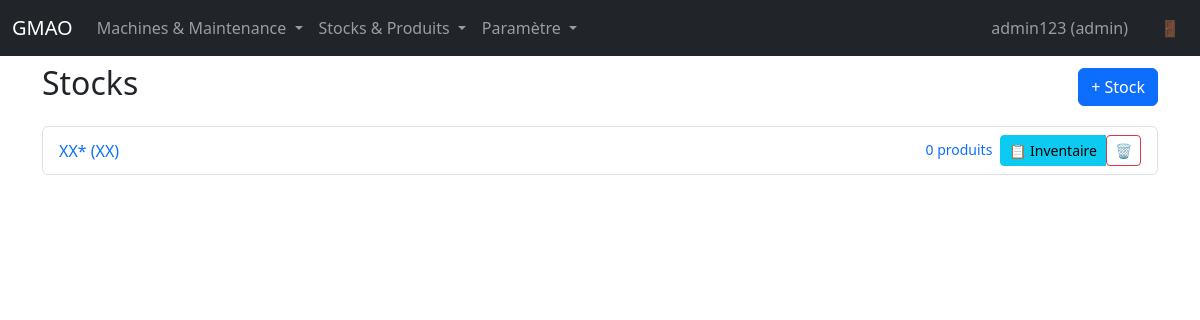
Screenshot of /stocks (signed in) with the database file from the repository.
### app.py (models this page shows, shortened)
class User(UserMixin, db.Model):
    id = db.Column(db.Integer, primary_key=True)
    username = db.Column(db.String(80), unique=True, nullable=False)
    password_hash = db.Column(db.String(255), nullable=False)
    user_type = db.Column(db.String(20), nullable=False)

class Stock(db.Model):
    id = db.Column(db.Integer, primary_key=True)
    name = db.Column(db.String(120), nullable=False)
    code = db.Column(db.String(60), unique=True, nullable=False)
    items = db.relationship("StockProduct", back_populates="stock", cascade="all, delete-orphan")

### app.py (the view)
@app.route("/stocks")
@admin_or_manager_required
def stocks():
    all_stocks = Stock.query.order_by(Stock.name).all()
    first_stock = Stock.query.order_by(Stock.id).first()
    main_stock_id = first_stock.id if first_stock else None
    return render_template("stocks.html", stocks=all_stocks, main_stock_id=main_stock_id)

### app.py (called while the page is built)
@login_manager.user_loader
def load_user(user_id):
    return User.query.get(int(user_id))

def admin_or_manager_required(f):
    @wraps(f)
    @login_required
    def decorated_function(*args, **kwargs):
        if current_user.user_type not in ["admin", "gestionnaire"]:
            flash("Accès refusé : cette fonctionnalité est réservée aux administrateurs et gestionnaires.", "danger")
            return redirect(url_for("index"))
        return f(*args, **kwargs)
    return decorated_function

@app.context_processor
def inject_now():
    return {"now": dt.datetime.utcnow()}

### templates/stocks.html (shortened to what this page needs)
{% extends "base.html" %}
{% block content %}
<div class="d-flex justify-content-between align-items-center mb-3">
  <h2>Stocks</h2>
  {% if current_user.user_type == 'admin' %}
  <a class="btn btn-primary" href="{{ url_for('new_stock') }}">+ Stock</a>
  {% endif %}
</div>
{% if stocks %}
<div class="list-group">
  {% for stock in stocks %}
  <div class="list-group-item d-flex justify-content-between align-items-center">
    <a href="{{ url_for('manage_stock', stock_id=stock.id) }}" class="text-decoration-none flex-grow-1">
      <div class="d-flex justify-content-between">
        <span>{{ stock.name }}{% if main_stock_id == stock.id %}*{% endif %} ({{ stock.code }})</span>
        <small>{{ stock.items|length }} produits</small>
      </div>
    </a>
    <div class="btn-group ms-2">
      <a href="{{ url_for('create_inventory', stock_id=stock.id) }}" class="btn btn-sm btn-info" title="Inventaire">📋 Inventaire</a>
      {% if current_user.user_type == 'admin' %}
      <form method="post" action="{{ url_for('delete_stock', stock_id=stock.id) }}" class="d-inline" onsubmit="return confirm('Êtes-vous sûr de vouloir supprimer ce stock ? Cette action est irréversible.');">
        <button type="submit" class="btn btn-sm btn-outline-danger" title="Supprimer le stock">🗑️</button>
      </form>
      {% endif %}
    </div>
  </div>
  {% endfor %}
</div>
{% else %}
<p>Aucun stock.</p>
{% endif %}
{% endblock %}

### templates/base.html (shortened to what this page needs)
<!doctype html>
<html lang="fr">
  <head>
    <link
      href="https://cdn.jsdelivr.net/npm/bootstrap@5.3.3/dist/css/bootstrap.min.css"
      rel="stylesheet"
    />
  </head>
  <body>
    <nav class="navbar navbar-expand-lg navbar-dark bg-dark fixed-top">
      <div class="container-fluid">
        <a class="navbar-brand" href="{{ url_for('index') }}">GMAO</a>
        <div class="collapse navbar-collapse" id="navbarNav">
          {% if current_user.is_authenticated %}
          <ul class="navbar-nav me-auto">
            <li class="nav-item dropdown">
              <a class="nav-link dropdown-toggle" href="#" id="navbarDropdown2" role="button" data-bs-toggle="dropdown" aria-expanded="false">
                Machines & Maintenance
              </a>
            </li>
            <li class="nav-item dropdown">
              <a class="nav-link dropdown-toggle" href="#" id="navbarDropdown3" role="button" data-bs-toggle="dropdown" aria-expanded="false">
                Stocks & Produits
              </a>
            </li>
            {% if current_user.user_type == 'admin' %}
            <li class="nav-item dropdown">
              <a class="nav-link dropdown-toggle" href="#" id="navbarDropdownParams" role="button" data-bs-toggle="dropdown" aria-expanded="false">
                Paramètre
              </a>
            </li>
            {% endif %}
          </ul>
          <ul class="navbar-nav">
            <li class="nav-item">
              <span class="nav-link me-3" style="cursor: default;">{{ current_user.username }} ({{ current_user.user_type }})</span>
            </li>
            <li class="nav-item">
              <a class="nav-link" href="{{ url_for('logout') }}" title="Déconnexion">🚪</a>
            </li>
          </ul>
          {% else %}
          <ul class="navbar-nav ms-auto">
            <li class="nav-item">
              <a class="nav-link" href="{{ url_for('login') }}">Connexion</a>
            </li>
          </ul>
          {% endif %}
        </div>
      </div>
    </nav>
    <main class="container">
      {% block content %}{% endblock %}
    </main>
  </body>
</html>

### templates/base.html (style rules this page uses)
body { padding-top: 4rem; }

### rows the page displays
User: username "admin123", user_type "admin"
Stock: name "XX", code "XX", items|length "0"
